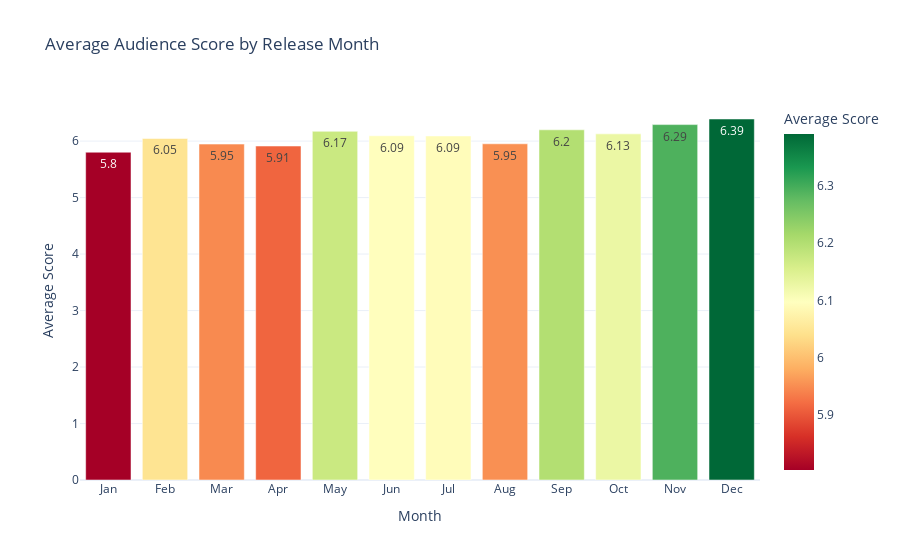

Notebook code for this chart:
### Code cell
monthly_avg = df_final.groupby('release_month')['vote_average'].mean().reset_index()
month_names = ['Jan', 'Feb', 'Mar', 'Apr', 'May', 'Jun',
               'Jul', 'Aug', 'Sep', 'Oct', 'Nov', 'Dec']

fig5 = px.bar(
    monthly_avg,
    x='release_month',
    y='vote_average',
    title='Average Audience Score by Release Month',
    labels={'release_month': 'Month', 'vote_average': 'Average Score'},
    color='vote_average',
    color_continuous_scale='RdYlGn',
    text=monthly_avg['vote_average'].round(2)
)
fig5.update_xaxes(tickvals=list(range(1,13)), ticktext=month_names)
fig5.update_layout(template='plotly_white')
fig5.show()

### Figure 1 — Plotly figure (JSON) as saved in the notebook; plotly's stock layout.template omitted (floating-point values rounded to 4 significant figures)
{"data": [{"alignmentgroup": "True", "hovertemplate": "Month=%{x}<br>Average Score=%{marker.color}<br>text=%{text}<extra></extra>", "legendgroup": "", "marker": {"color": [5.803, 6.046, 5.947, 5.913, 6.173, 6.095, 6.091, 5.952, 6.2, 6.128, 6.292, 6.391], "coloraxis": "coloraxis", "pattern": {"shape": ""}}, "name": "", "offsetgroup": "", "orientation": "v", "showlegend": false, "text": [5.8, 6.05, 5.95, 5.91, 6.17, 6.09, 6.09, 5.95, 6.2, 6.13, 6.29, 6.39], "textposition": "auto", "type": "bar", "x": [1, 2, 3, 4, 5, 6, 7, 8, 9, 10, 11, 12], "xaxis": "x", "y": [5.803, 6.046, 5.947, 5.913, 6.173, 6.095, 6.091, 5.952, 6.2, 6.128, 6.292, 6.391], "yaxis": "y"}], "layout": {"barmode": "relative", "coloraxis": {"colorbar": {"title": {"text": "Average Score"}}, "colorscale": [[0, "rgb(165,0,38)"], [0.1, "rgb(215,48,39)"], [0.2, "rgb(244,109,67)"], [0.3, "rgb(253,174,97)"], [0.4, "rgb(254,224,139)"], [0.5, "rgb(255,255,191)"], [0.6, "rgb(217,239,139)"], [0.7, "rgb(166,217,106)"], [0.8, "rgb(102,189,99)"], [0.9, "rgb(26,152,80)"], [1, "rgb(0,104,55)"]]}, "legend": {"tracegroupgap": 0}, "title": {"text": "Average Audience Score by Release Month"}, "xaxis": {"anchor": "y", "domain": [0, 1], "ticktext": ["Jan", "Feb", "Mar", "Apr", "May", "Jun", "Jul", "Aug", "Sep", "Oct", "Nov", "Dec"], "tickvals": [1, 2, 3, 4, 5, 6, 7, 8, 9, 10, 11, 12], "title": {"text": "Month"}}, "yaxis": {"anchor": "x", "domain": [0, 1], "title": {"text": "Average Score"}}}}
